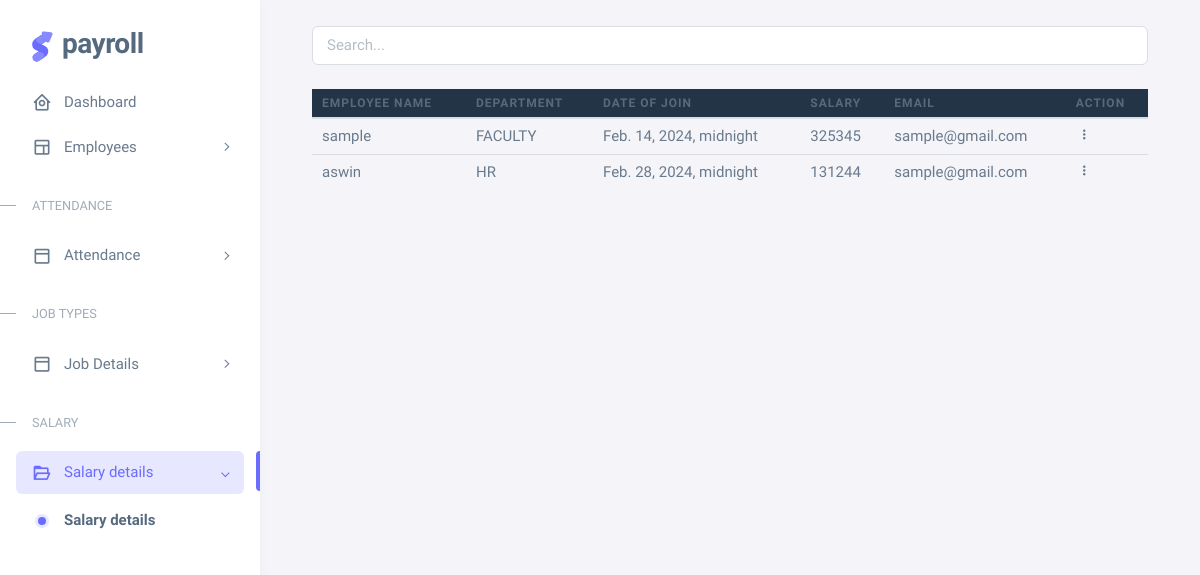
/view_employees, run on an earlier commit of the app's database.
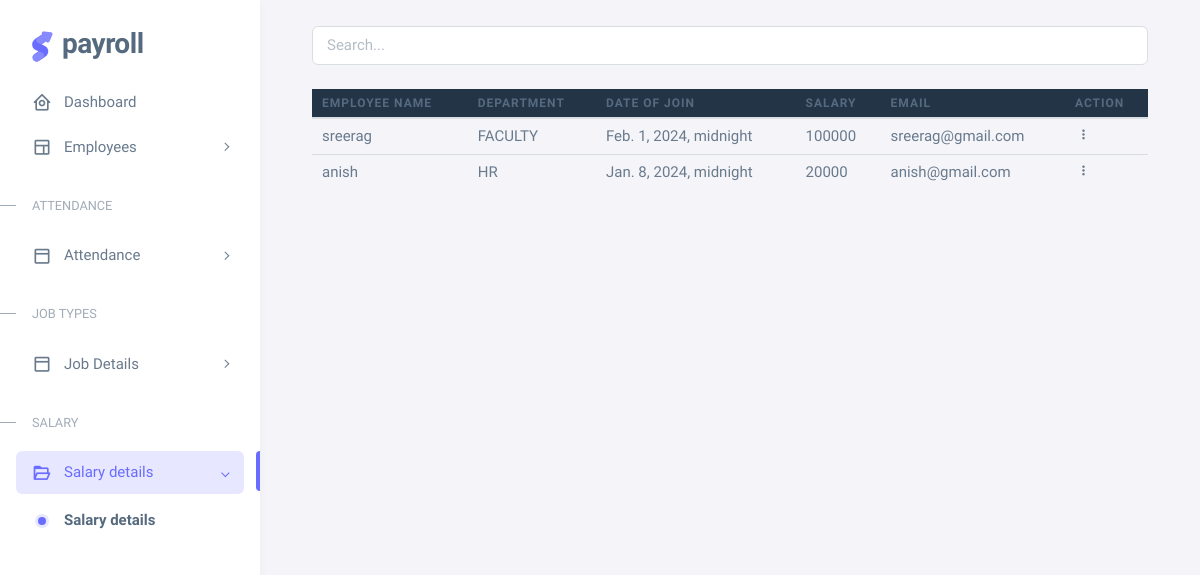
And on a later commit of the database.
### payroll/models.py (models this page shows)
class Employee(models.Model):
    emp_id=models.CharField(max_length=20,unique=True)
    name=models.CharField(max_length=40)
    email=models.EmailField()
    ph_no=models.IntegerField()
    salary=models.IntegerField()
    job_type=models.ForeignKey(Job_type,on_delete=models.CASCADE,null=True)
    doj=models.DateTimeField()

class Job_type(models.Model):
    position=models.CharField(max_length=20,unique=True)

### payroll/views.py (the view)
# urls.py: path('view_employees',views.view_employee),
def view_employee(request):
    return render(request,'admin_side/view_employee.html',{'employee':all_employee})

### payroll/views.py (called while the page is built)
def all_employee():
    all_employee=Employee.objects.all()
    return all_employee

### templates/admin_side/view_employee.html (shortened to what this page needs)
<!DOCTYPE html>
<html
  lang="en"
  class="light-style layout-menu-fixed"
  dir="ltr"
  data-theme="theme-default"
  data-assets-path="../assets/"
  data-template="vertical-menu-template-free"
>
  <head>
{% load static %}
    <link href='https://unpkg.com/boxicons@2.1.4/css/boxicons.min.css' rel='stylesheet'>
    <link rel="stylesheet" href="{% static 'admin_side/assets/vendor/css/core.css' %}" class="template-customizer-core-css" />
    <link rel="stylesheet" href="{% static 'admin_side/assets/vendor/css/theme-default.css' %}" class="template-customizer-theme-css" />
    <link rel="stylesheet" href="{% static 'admin_side/assets/css/demo.css' %}" />
    <link rel="stylesheet" href="{% static 'admin_side/assets/vendor/libs/perfect-scrollbar/perfect-scrollbar.css' %}" />
  </head>
  <body>
    <div class="layout-wrapper layout-content-navbar">
      <div class="layout-container">
        <aside id="layout-menu" class="layout-menu menu-vertical menu bg-menu-theme">
          <div class="app-brand demo">
            <a href="../admin_home" class="app-brand-link">
              <span class="app-brand-logo demo">
              </span>
              <span class="app-brand-text demo menu-text fw-bolder ms-2">Payroll</span>
            </a>
          </div>
          <ul class="menu-inner py-1">
              <li class="menu-item ">
                <a href="../admin_home" class="menu-link">
                  <i class="menu-icon tf-icons bx bx-home-circle"></i>
                  <div data-i18n="Analytics">Dashboard</div>
                </a>
              </li>
              <li class="menu-item ">
                <a href="javascript:void(0);" class="menu-link menu-toggle">
                  <i class="menu-icon tf-icons bx bx-layout"></i>
                  <div data-i18n="Layouts">Employees</div>
                </a>
              </li>
              <li class="menu-header small text-uppercase">
                <span class="menu-header-text">Attendance</span>
              </li>
              <li class="menu-item">
                <a href="javascript:void(0);" class="menu-link menu-toggle">
                  <i class="menu-icon tf-icons bx bx-dock-top"></i>
                  <div data-i18n="Account Settings">Attendance</div>
                </a>
              </li>
              <li class="menu-header small text-uppercase">
                <span class="menu-header-text">Job Types</span>
              </li>
              <li class="menu-item">
                <a href="javascript:void(0);" class="menu-link menu-toggle">
                  <i class="menu-icon tf-icons bx bx-dock-top"></i>
                  <div data-i18n="Account Settings">Job Details</div>
                </a>
              </li>
              <li class="menu-header small text-uppercase">
                <span class="menu-header-text">Salary </span>
              </li>
              <li class="menu-item active open">
                <a href="javascript:void(0);" class="menu-link menu-toggle">
                  <i class="menu-icon tf-icons bx bx-folder-open"></i>
                  <div data-i18n="Account Settings">Salary details</div>
                </a>
                <ul class="menu-sub">
                  <li class="menu-item active">
                    <a href="../salary_details" class="menu-link">
                      <div data-i18n="Account">Salary details</div>
                    </a>
                  </li>
                </ul>
              </li>
          </ul>
        </aside>
        <div class="layout-page">
          <div class="content-wrapper">
            <div class="container-xxl flex-grow-1 container-p-y">
                <div class="table-responsive text-nowrap container ">
            <input type="text" id="searchInput" placeholder="Search..." class="form-control mb-4">
                  {% if employee %}
                  <form action="../mark_attendence" method="post">
                    <div class="table-responsive-sm mb-5 pb-5">
                  <table class="table table-hover table-bordard table-sm" id="myTable">
                    <thead>
                      <tr class="bg-dark">
                        <th >Employee Name</th>
                        <th >Department</th>
                        <th>Date of join</th>
                        <th>Salary</th>
                        <th>Email</th>
                        <th>action</th>
                      </tr>
                    </thead>
                    <tbody class="table-border-bottom-0">
                        {% for emp in employee %}
                        <tr>
                            <td>{{emp.name}}</td>
                            <td>{{emp.job_type.position}}</td>
                            <td>{{emp.doj}}</td>
                            <td>{{emp.salary}}</td>
                            <td>{{emp.email}}</td>
                            <td>
                              <div class="dropdown">
                                <button type="button" class="btn p-0 dropdown-toggle hide-arrow" data-bs-toggle="dropdown">
                                  <i class="bx bx-dots-vertical-rounded"></i>
                                </button>
                              </div>
                            </td>
                        </tr>
                        {% endfor %}
                    </tbody>
                  </table>
                </div>
                </form>
                  {% else %}
                  <h4>Salary not Calculated</h4>
                  {% endif %}
                </div>
              </div>
              </div>
            </div>
          </div>
        </div>
  </body>
</html>

### static/admin_side/assets/css/demo.css (style rules this page uses)
.menu .app-brand.demo { height: 64px; margin-top: 12px; }
.app-brand-logo.demo svg { width: 22px; height: 38px; }
.app-brand-text.demo { font-size: 1.75rem; letter-spacing: -0.5px; text-transform: lowercase; }

What changed in the data, as far as the page shows it:
changed Employee "FACULTY": name "sample" → "sreerag"; doj "Feb. 14, 2024, midnight" → "Feb. 1, 2024, midnight"; salary "325345" → "100000"; email "sample@gmail.com" → "sreerag@gmail.com"
changed Employee "HR": name "aswin" → "anish"; doj "Feb. 28, 2024, midnight" → "Jan. 8, 2024, midnight"; salary "131244" → "20000"; email "sample@gmail.com" → "anish@gmail.com"
